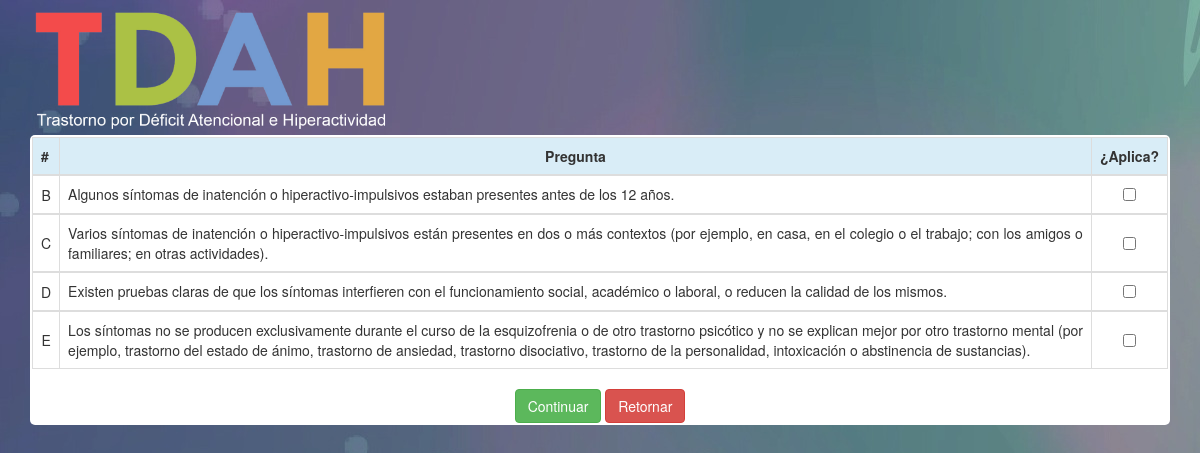
Page /main3.php (signed in) on the committed database.
### tables this page shows
CREATE TABLE IF NOT EXISTS `sintoma` (
  `id` int(11) NOT NULL AUTO_INCREMENT,
  `pregunta` varchar(500) NOT NULL,
  `tipo_pregunta` varchar(1) NOT NULL,
  PRIMARY KEY (`id`)
);

### mainphp.php (called while the page is built, shortened)
<?php
function principal($m)
{
  $db=connect();
  mysqli_set_charset($db,"utf8");
  $query = $db->query("SELECT * from sintoma where tipo_pregunta='$m' order by id");
  return $query;
}
function ltn($n)
{
  if ($n == 1)
  {
    $b= 'B';
  }
  if ($n == 2)
  {
   $b= 'C';
 }
 if ($n == 3)
 {
   $b= 'D';
 }
 if ($n == 4)
 {
   $b= 'E';
 }
 return $b;
}
?>

### main3.php (the view, shortened to what this page needs)
<?php
include 'mainphp.php';
$q=principal('c');
$ct=0;
?>
<!DOCTYPE html>
<html>
<head>
	<link rel="stylesheet" type="text/css" href="css/bootstrap.min.css">
	<link rel="stylesheet" type="text/css" href="css/estilo.css">
</head>
<body>
	<div class="container">
		<div>
			<div class="row">
				<img class="col-sm-4" src="images/tdah.png" >
			</div>
		</div>
		<div class="box">
			<form method="post" action="main3db.php">
				<div class='table-responsive'>
					<table class='table table-bordered table-hover'>
						<thead>
							<tr class="info">
								<th>#</th>
								<th class="text-center">Pregunta</th>
								<th>¿Aplica?</th>
							</tr>
						</thead>
						<?php
						while ($row = $q->fetch_array())
						{
							$ct++;
							$letra = ltn($ct);
							$pregunta=$row['pregunta'];
							echo "<tbody>
							<tr>
							<td class='text-center middle'>$letra</td>
							<td class='text-justify'>$pregunta</td>
							<td class='text-center middle'><input type='checkbox' id='mycheckbox$ct' name='mycheckbox$ct'></td>
							</tr>
							</tbody>";
						}
						?>
					</table>
				</div>
				<center>
					<input type="submit" class="btn btn-success" name="" value="Continuar">
					<input type="button" class="btn btn-danger" name="" value="Retornar" onclick="main()">
				</center>
			</form>
		</div>
	</div>
</body>
</html>

### css/estilo.css (style rules this page uses)
.middle { vertical-align: middle !important; }
body { background-image: url("../images/bg.jpg"); }
.box { border-radius: 5px; background-color: white; padding: 2px 2px 2px 2px; }

### rows in the picture
sintoma: letra "B", pregunta "Algunos síntomas de inatención o hiperactivo-impulsivos estaban presentes antes de los 12 años."
sintoma: letra "C", pregunta "Varios síntomas de inatención o hiperactivo-impulsivos están presentes en dos o más contextos (por ejemplo, en casa, en el colegio o el trabajo; con los amigos o familiares; en otras actividades)."
sintoma: letra "D", pregunta "Existen pruebas claras de que los síntomas interfieren con el funcionamiento social, académico o laboral, o reducen la calidad de los mismos."
sintoma: letra "E", pregunta "Los síntomas no se producen exclusivamente durante el curso de la esquizofrenia o de otro trastorno psicótico y no se explican mejor por otro trastorno mental (por ejemplo, trastorno del estado de ánimo, trastorno de ansiedad, trastorno disociativo, trastorno de la personalidad, intoxicación o abstinencia de sustancias)."
